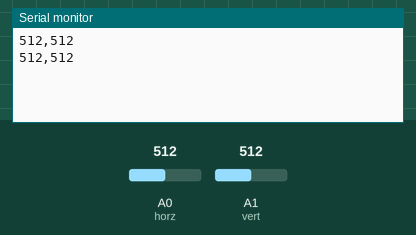
This sketch was run on a simulated Arduino Uno, built with avr-gcc and run on an emulated ATmega328P. Parts: the last lines printed to the serial monitor. The test bench sets the inputs (shaded band); at power-on: A0 (horz) = 512, A1 (vert) = 512.

Above: at 1.8 s.
1.9 s: A0 (horz) set to 716
At 2.4 s:
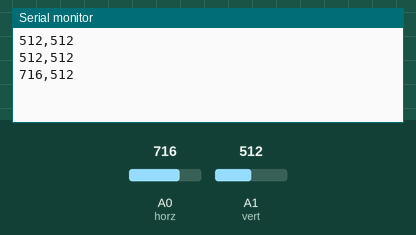
3.4 s: A1 (vert) set to 716
At 4.7 s:
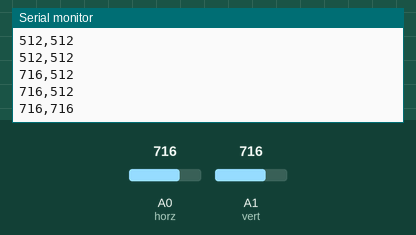
4.9 s: A0 (horz) set to 900
At 5.8 s:
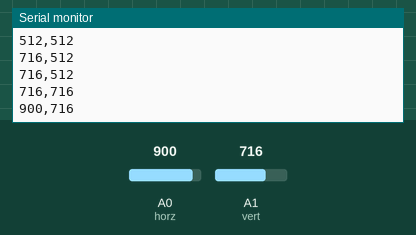
6.4 s: A1 (vert) set to 900
At 7.5 s:
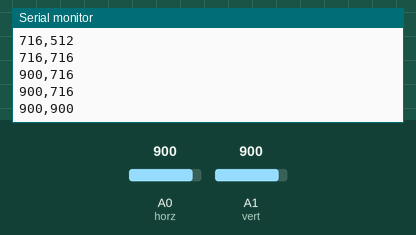
Timing chart, 0 to 8.9 s (numbered marks = the images above; inputs shaded):
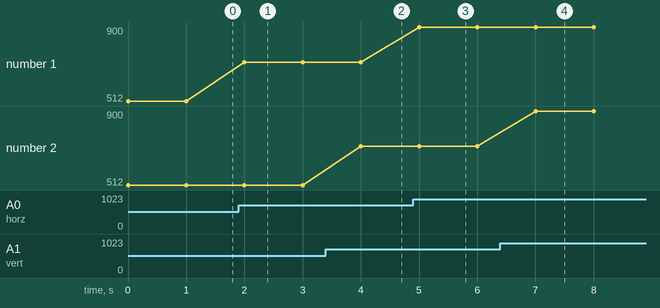

The sketch:

joystick.ino
```cpp
int vert = 1 ;
int horz = 0;


void setup()
{
  Serial.begin(9600);
}
void loop()
{
  Serial.print(analogRead(horz));
  Serial.print(",");
  Serial.println(analogRead(vert));
  delay(1000);
}
```

Measured:
- after the input at 1.9 s, the serial monitor: prints a new line after 0.10 s (image 1)
- after the input at 3.4 s, the serial monitor: prints a new line after 0.60 s (image 2)
- after the input at 4.9 s, the serial monitor: prints a new line after 0.10 s (image 3)
- after the input at 6.4 s, the serial monitor: prints a new line after 0.60 s (image 4)
- plotted number 1: 512 → 716 after the input at 1.9 s, 716 → 900 after the input at 4.9 s
